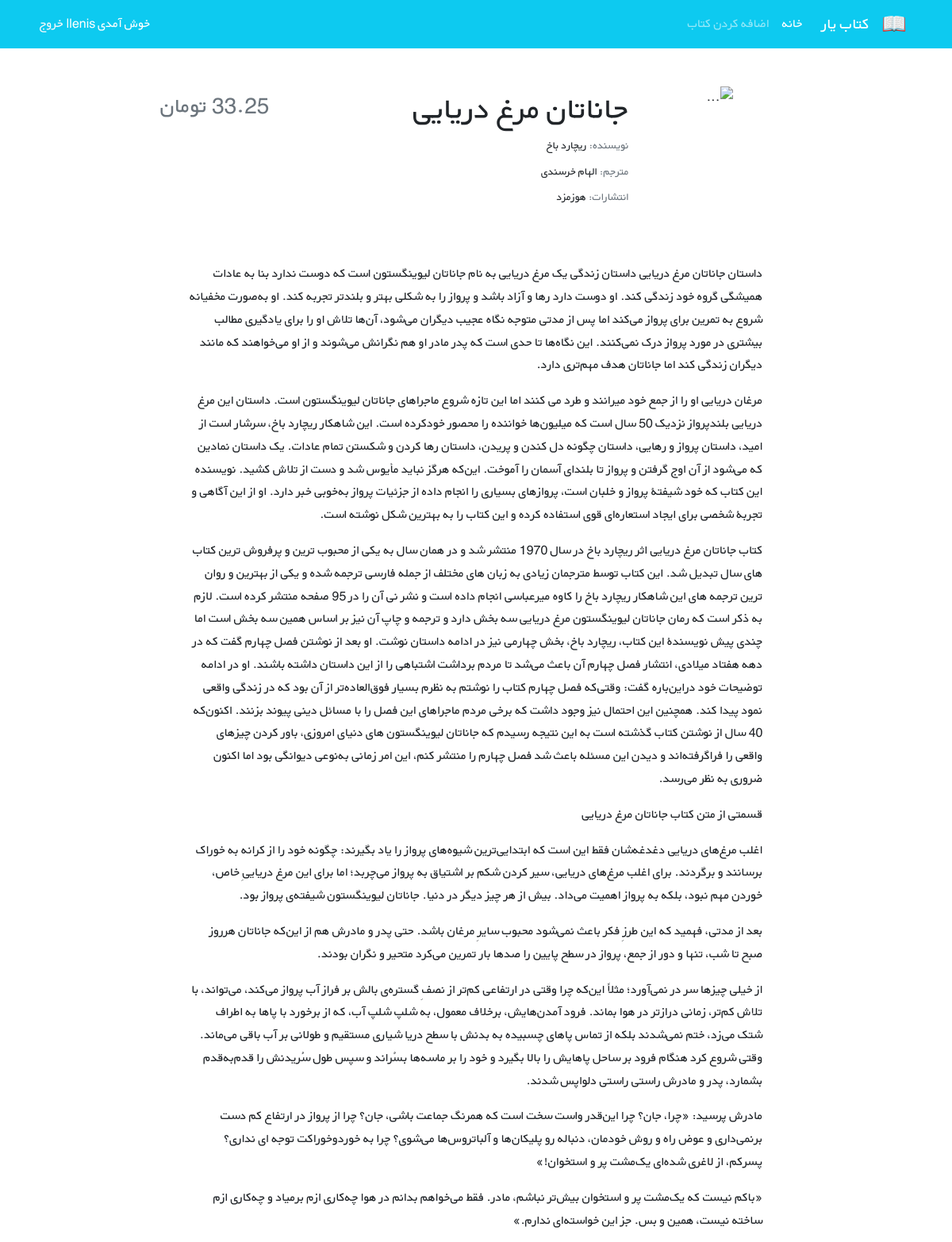
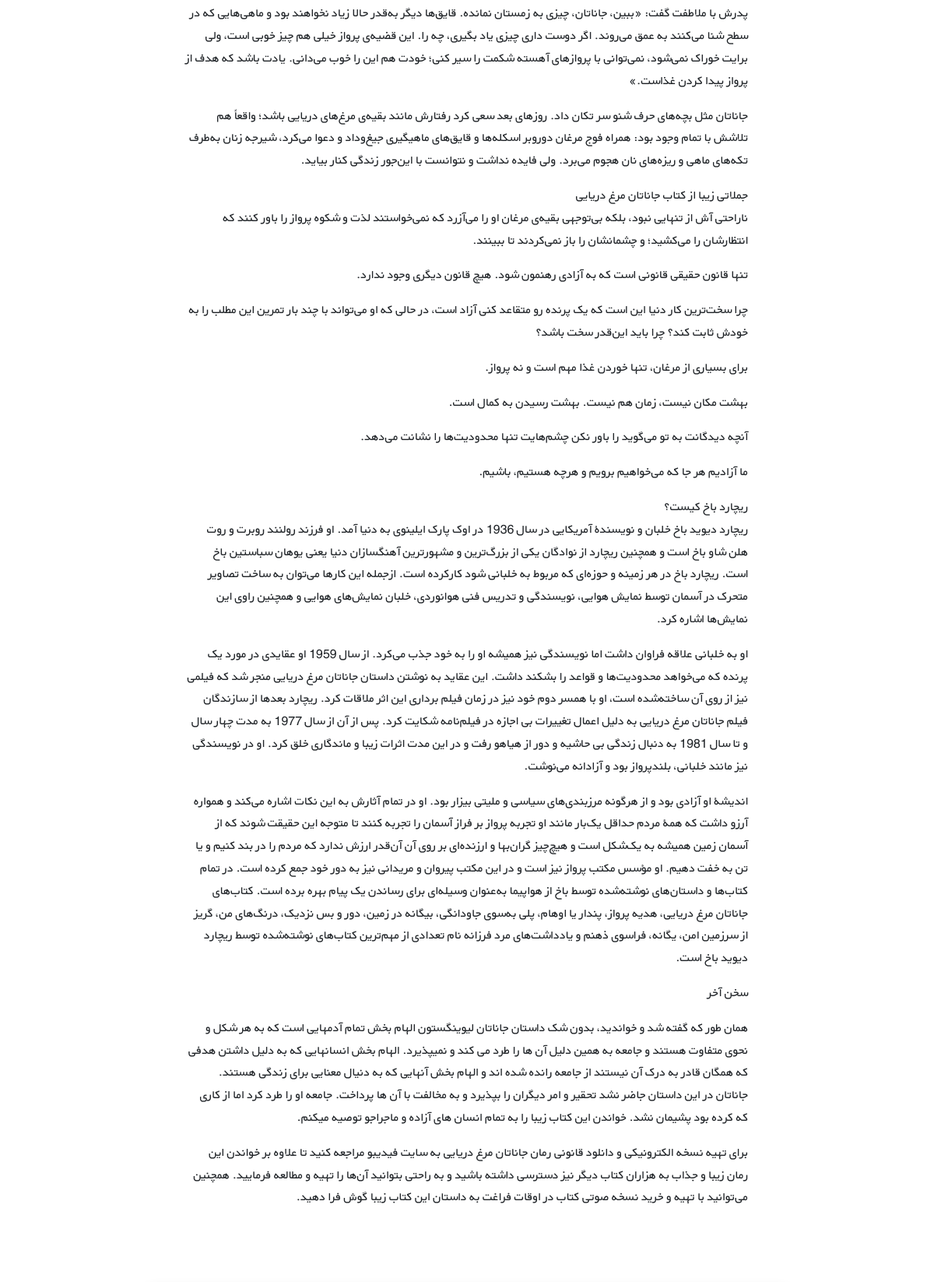
/books/9/ (upper part), run on the app's committed database (2 pictures, top to bottom).
### books/models.py (models this page shows, shortened)
class Book(models.Model):
    title = models.CharField(max_length=200)
    author = models.CharField(max_length=200)
    description = models.TextField()
    price = models.DecimalField(max_digits=5, decimal_places=2)

### books/views.py (the view)
# urls.py: path('<int:pk>/', views.BookDetailView.as_view(), name='book_detail'),
class BookDetailView(generic.DetailView):
    model = Book
    template_name = 'books/book_detail.html'
    context_object_name = 'book'

### books/templates/books/book_detail.html (shortened to what this page needs)
{% extends '_base.html' %}
{% block content %}
    <div class="container mt-5" dir="rtl">
        <div class="">
            <div class="">
                <div class="d-flex justify-content-center">
                    <div class="row w-sm-75 w-100">
                        <div class="col-xs-12 col-md-3 d-flex justify-content-center">
                            <div>
                                <img src="https://newcdn.fidibo.com/images/books/65579_50411_normal.jpg"
                                     class="img-fluid rounded-start" alt="...">
                            </div>
                        </div>
                        <div class="col-xs-12 col-md-6 text-center text-md-end mt-md-1 mt-4">
                            <h1>{{ book.title}}</h1>
                            <h5 class="small my-1"><span class="text-muted">نویسنده: </span>{{ book.author }}</h5>
                            <h5 class="small my-1"><span class="text-muted">مترجم: </span>الهام خرسندی</h5>
                            <h5 class="small my-1"><span class="text-muted">انتشارات: </span>هوزمزد</h5>
                        </div>
                        <div class="col-xs-12 col-md-3 d-flex flex-column">
                            <h3 class="align-self-center pt-2 text-muted align-self-md-end">
                                {{ book.price }} تومان
                            </h3>
                        </div>
                    </div>
                </div>
                <div class="d-flex justify-content-center">
                    <div class="my-3 p-5 w-sm-75 w-100">
                        {{ book.description|linebreaks }}
                    </div>
                </div>
                <div class="d-flex justify-content-center">
                </div>
            </div>
        </div>
    </div>
{% endblock %}

### static/css/style.css (style rules this page uses)
* { font-family: 'BYekan', sans-serif; line-height: 1.8rem; }
@media (min-width: 576px) { .w-sm-75 { width: 75%!important; } }

### data on the page
Book: title "جاناتان مرغ دریایی", author "ریچارد باخ", description "داستان جاناتان مرغ دریایی داستان زندگی یک مرغ دریایی به نام جاناتان لیوینگستون است که دوست ندارد بنا به عادات همیشگی گروه خود زندگی کند. او دوست دارد رها و آزاد باشد و پرواز را به شکلی بهتر و بلندتر تجربه کند. او به‌صورت مخفیانه شروع به تمرین برای پرواز می‌کند اما پس از مدتی متوجه نگاه عجیب دیگران می‌شود، آن‌ها تلاش او را برای یادگیری مطالب بیشتری در مورد پرواز درک نمی‌کنند. این نگاه‌ها تا حدی است که پدر مادر او هم نگرانش می‌شوند و از او می‌خواهند که مانند دیگران زندگی کند اما جاناتان هدف مهم‌تری دارد. مرغان دریایی او را از جمع خود میرانند و طرد می کنند اما این تازه شروع ماجراهای جاناتان لیوینگستون است. داستان این مرغ دریایی بلندپرواز نزدیک 50 سال است که میلیون‌ها خواننده را محصور خودکرده…"
